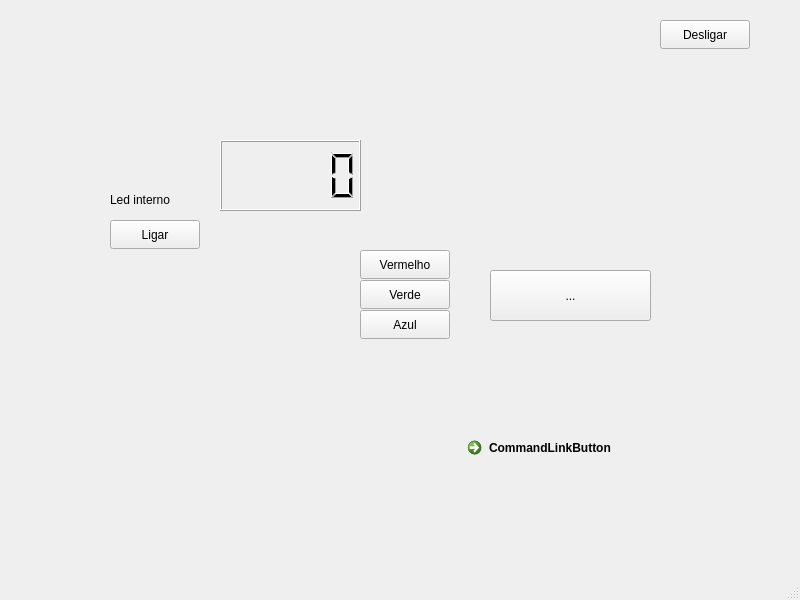
<?xml version="1.0" encoding="UTF-8"?>
<ui version="4.0">
 <class>MainWindow</class>
 <widget class="QMainWindow" name="MainWindow">
  <property name="geometry">
   <rect>
    <x>0</x>
    <y>0</y>
    <width>800</width>
    <height>600</height>
   </rect>
  </property>
  <property name="windowTitle">
   <string>MainWindow</string>
  </property>
  <widget class="QWidget" name="centralwidget">
   <widget class="QPushButton" name="btnLigar">
    <property name="geometry">
     <rect>
      <x>110</x>
      <y>220</y>
      <width>90</width>
      <height>29</height>
     </rect>
    </property>
    <property name="text">
     <string>Ligar</string>
    </property>
   </widget>
   <widget class="QPushButton" name="btnDesligar">
    <property name="geometry">
     <rect>
      <x>660</x>
      <y>20</y>
      <width>90</width>
      <height>29</height>
     </rect>
    </property>
    <property name="toolTip">
     <string>&lt;html&gt;&lt;head/&gt;&lt;body&gt;&lt;p&gt;Desligar LED&lt;/p&gt;&lt;/body&gt;&lt;/html&gt;</string>
    </property>
    <property name="text">
     <string>Desligar</string>
    </property>
   </widget>
   <widget class="QLabel" name="label">
    <property name="geometry">
     <rect>
      <x>110</x>
      <y>190</y>
      <width>91</width>
      <height>20</height>
     </rect>
    </property>
    <property name="text">
     <string>Led interno</string>
    </property>
   </widget>
   <widget class="QLCDNumber" name="lcdNumber">
    <property name="geometry">
     <rect>
      <x>220</x>
      <y>140</y>
      <width>141</width>
      <height>71</height>
     </rect>
    </property>
    <property name="minimumSize">
     <size>
      <width>141</width>
      <height>71</height>
     </size>
    </property>
    <property name="toolTip">
     <string>&lt;html&gt;&lt;head/&gt;&lt;body&gt;&lt;p&gt;entradaLED&lt;/p&gt;&lt;/body&gt;&lt;/html&gt;</string>
    </property>
    <property name="whatsThis">
     <string>&lt;html&gt;&lt;head/&gt;&lt;body&gt;&lt;p&gt;Sinaldeentradaled&lt;/p&gt;&lt;p&gt;&lt;br/&gt;&lt;/p&gt;&lt;/body&gt;&lt;/html&gt;</string>
    </property>
   </widget>
   <widget class="QPushButton" name="ligarVermelho">
    <property name="geometry">
     <rect>
      <x>360</x>
      <y>250</y>
      <width>90</width>
      <height>29</height>
     </rect>
    </property>
    <property name="text">
     <string>Vermelho</string>
    </property>
   </widget>
   <widget class="QToolButton" name="toolButton">
    <property name="geometry">
     <rect>
      <x>490</x>
      <y>270</y>
      <width>161</width>
      <height>51</height>
     </rect>
    </property>
    <property name="text">
     <string>...</string>
    </property>
   </widget>
   <widget class="QPushButton" name="ligarVerde">
    <property name="geometry">
     <rect>
      <x>360</x>
      <y>280</y>
      <width>90</width>
      <height>29</height>
     </rect>
    </property>
    <property name="text">
     <string>Verde</string>
    </property>
   </widget>
   <widget class="QPushButton" name="ligarAzul">
    <property name="geometry">
     <rect>
      <x>360</x>
      <y>310</y>
      <width>90</width>
      <height>29</height>
     </rect>
    </property>
    <property name="text">
     <string>Azul</string>
    </property>
   </widget>
   <widget class="QCommandLinkButton" name="commandLinkButton">
    <property name="geometry">
     <rect>
      <x>460</x>
      <y>430</y>
      <width>187</width>
      <height>41</height>
     </rect>
    </property>
    <property name="text">
     <string>CommandLinkButton</string>
    </property>
   </widget>
  </widget>
  <widget class="QMenuBar" name="menubar">
   <property name="geometry">
    <rect>
     <x>0</x>
     <y>0</y>
     <width>800</width>
     <height>25</height>
    </rect>
   </property>
  </widget>
  <widget class="QStatusBar" name="statusbar"/>
 </widget>
 <resources/>
 <connections/>
</ui>
